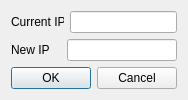
<?xml version="1.0" encoding="UTF-8"?>
<ui version="4.0">
 <class>IPSetting</class>
 <widget class="QDialog" name="IPSetting">
  <property name="geometry">
   <rect>
    <x>0</x>
    <y>0</y>
    <width>174</width>
    <height>97</height>
   </rect>
  </property>
  <property name="windowTitle">
   <string>Dialog</string>
  </property>
  <layout class="QVBoxLayout" name="verticalLayout">
   <item>
    <layout class="QHBoxLayout" name="horizontalLayout">
     <item>
      <widget class="QLabel" name="label">
       <property name="minimumSize">
        <size>
         <width>50</width>
         <height>0</height>
        </size>
       </property>
       <property name="text">
        <string>Current IP</string>
       </property>
      </widget>
     </item>
     <item>
      <widget class="QLineEdit" name="lineEdit_curIP"/>
     </item>
    </layout>
   </item>
   <item>
    <layout class="QHBoxLayout" name="horizontalLayout_2">
     <item>
      <widget class="QLabel" name="label_2">
       <property name="minimumSize">
        <size>
         <width>50</width>
         <height>0</height>
        </size>
       </property>
       <property name="text">
        <string>New IP</string>
       </property>
      </widget>
     </item>
     <item>
      <widget class="QLineEdit" name="lineEdit_newIP"/>
     </item>
    </layout>
   </item>
   <item>
    <widget class="QDialogButtonBox" name="buttonBox_OK">
     <property name="orientation">
      <enum>Qt::Horizontal</enum>
     </property>
     <property name="standardButtons">
      <set>QDialogButtonBox::Cancel|QDialogButtonBox::Ok</set>
     </property>
    </widget>
   </item>
  </layout>
 </widget>
 <resources/>
 <connections>
  <connection>
   <sender>buttonBox_OK</sender>
   <signal>accepted()</signal>
   <receiver>IPSetting</receiver>
   <slot>accept()</slot>
   <hints>
    <hint type="sourcelabel">
     <x>164</x>
     <y>87</y>
    </hint>
    <hint type="destinationlabel">
     <x>157</x>
     <y>96</y>
    </hint>
   </hints>
  </connection>
  <connection>
   <sender>buttonBox_OK</sender>
   <signal>rejected()</signal>
   <receiver>IPSetting</receiver>
   <slot>reject()</slot>
   <hints>
    <hint type="sourcelabel">
     <x>164</x>
     <y>87</y>
    </hint>
    <hint type="destinationlabel">
     <x>173</x>
     <y>96</y>
    </hint>
   </hints>
  </connection>
 </connections>
</ui>
